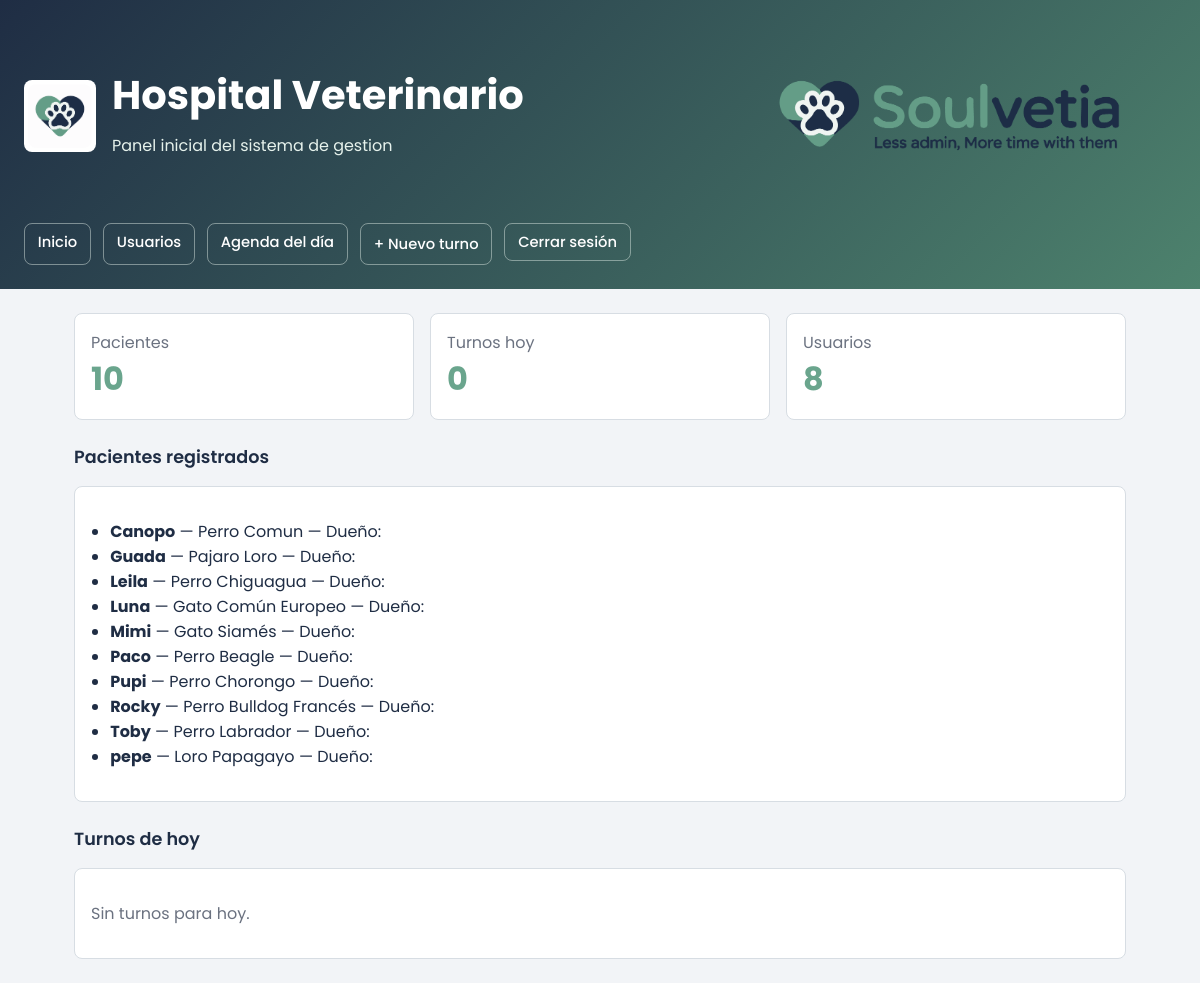
The page / (signed in) on the database its author committed.
### tables this page shows
CREATE TABLE paciente (
            id          INTEGER NOT NULL PRIMARY KEY AUTOINCREMENT,
            cliente_id  INTEGER NOT NULL,
            nombre      TEXT    NOT NULL,
            especie     TEXT    NOT NULL,
            raza        TEXT,
            sexo        TEXT    NOT NULL DEFAULT 'desconocido'
                                CHECK (sexo IN ('M','F','desconocido')),
            fecha_nacimiento   TEXT,
            peso_kg     REAL,
            color       TEXT,
            castrado    INTEGER NOT NULL DEFAULT 0,
            estado      INTEGER NOT NULL DEFAULT 1,
            FOREIGN KEY (cliente_id) REFERENCES cliente(id)
        );

### app/controllers/main_controller.py (the view)
@main_bp.route("/")
def home():
    summary = service.get_dashboard_summary()
    return render_template("home.html", summary=summary)

### app/services/hospital_service.py (called while the page is built)
    def get_dashboard_summary(self) -> dict:
        pacientes = self.paciente_repository.list_all()
        turnos    = self.turno_repository.get_turnos_hoy()
        return {
            "patients_count":      len(pacientes),
            "appointments_count":  len(turnos),
            "users_count":         len(self.get_users()),
            "patients":            pacientes,
            "appointments":        turnos,
        }

    def get_users(self) -> list[User]:
        return self.user_repository.list_all()

### app/services/paciente_repository.py (called while the page is built)
    def _connect(self) -> sqlite3.Connection:
        conn = sqlite3.connect(self.db_path)
        conn.row_factory = sqlite3.Row
        conn.execute("PRAGMA foreign_keys = ON")
        return conn

    def list_all(self) -> list[Paciente]:
        with self._connect() as conn:
            rows = conn.execute("""
                SELECT p.*, c.nombre || ' ' || c.apellido AS propietario,
                       c.telefono, c.email AS email_cliente
                FROM paciente p
                JOIN cliente c ON c.id = p.cliente_id
                WHERE p.estado = 1
                ORDER BY p.nombre
            """).fetchall()
        return [self._row_to_paciente(r) for r in rows]

    def _row_to_paciente(self, row: sqlite3.Row) -> Paciente:
        return Paciente(
            id=row["id"],
            cliente_id=row["cliente_id"],
            nombre=row["nombre"],
            especie=row["especie"],
            raza=row["raza"] or "",
            sexo=row["sexo"],
            fecha_nacimiento=date.fromisoformat(row["fecha_nacimiento"])
                             if row["fecha_nacimiento"] else date.today(),
            peso_kg=Decimal(str(row["peso_kg"])) if row["peso_kg"] else Decimal("0"),
            color=row["color"] or "",
            castrado=row["castrado"],
            estado=row["estado"],
        )

### app/services/turno_repository.py (called while the page is built)
    def _connect(self) -> sqlite3.Connection:
        conn = sqlite3.connect(self.db_path)
        conn.row_factory = sqlite3.Row
        conn.execute("PRAGMA foreign_keys = ON")
        return conn

### app/services/user_repository.py (called while the page is built)
    def _connect(self) -> sqlite3.Connection:
        conn = sqlite3.connect(self.db_path)
        conn.row_factory = sqlite3.Row
        return conn

    def list_all(self) -> list[User]:
        with self._connect() as conn:
            rows = conn.execute("SELECT * FROM users ORDER BY id").fetchall()
        return [self._row_to_user(row) for row in rows]

### app/templates/home.html
{% extends "base.html" %}
{% block content %}
<div class="grid">
  <div class="card">
    <div class="muted">Pacientes</div>
    <div class="metric">{{ summary.patients_count }}</div>
  </div>
  <div class="card">
    <div class="muted">Turnos hoy</div>
    <div class="metric">{{ summary.appointments_count }}</div>
  </div>
  <div class="card">
    <div class="muted">Usuarios</div>
    <div class="metric">{{ summary.users_count }}</div>
  </div>
</div>
<div class="section-title">Pacientes registrados</div>
<div class="card">
  {% if summary.patients %}
  <ul>
    {% for p in summary.patients %}
      <li>
        <strong>{{ p.nombre }}</strong> —
        {{ p.especie }}{{ ' ' + p.raza if p.raza else '' }} —
        Dueño: {{ p.propietario }}
      </li>
    {% endfor %}
  </ul>
  {% else %}
    <p class="muted">Sin pacientes registrados.</p>
  {% endif %}
</div>
<div class="section-title">Turnos de hoy</div>
<div class="card">
  {% if summary.appointments %}
  <ul>
    {% for t in summary.appointments %}
      <li>
        <strong>{{ t.mascota }}</strong> con {{ t.veterinario }} —
        {{ t.fecha_hora[11:16] }} —
        {{ t.motivo or 'Sin motivo' }}
        <span class="muted">({{ t.estado }})</span>
      </li>
    {% endfor %}
  </ul>
  {% else %}
    <p class="muted">Sin turnos para hoy.</p>
  {% endif %}
</div>
{% endblock %}

### app/templates/base.html (style rules this page uses)
:root { --primary: #6AA58D; --primary-dark: #4d826d; --ink: #1F2D44; --surface: #F2F4F7; --surface-tint: #E6F2EC; --card: #ffffff; --muted: #6B7280; --border: #d7dde3; --danger: #b42318; --danger-bg: #fff1f0; --success-bg: #E6F2EC; --accent: var(--primary); --success: #2d6a4f; --text-muted: var(--muted); --surface-2: #f2f4f7; --text: var(--ink); }
* { box-sizing: border-box; }
body { margin: 0; font-family: "Poppins", Arial, Helvetica, sans-serif; background: var(--surface); color: var(--ink); }
.grid { display: grid; grid-template-columns: repeat(auto-fit, minmax(220px, 1fr)); gap: 1rem; }
.card { background: var(--card); border: 1px solid var(--border); border-radius: 8px; padding: 1rem; }
.metric { font-size: 2rem; font-weight: 700; color: var(--primary); }
.section-title { margin: 1.5rem 0 1rem; font-size: 1.1rem; color: var(--ink); font-weight: 600; }
ul { padding-left: 1.2rem; }
.muted { color: var(--muted); }

### rows shown on the page
paciente: nombre "Canopo", especie "Perro", raza "Comun"
paciente: nombre "Guada", especie "Pajaro", raza "Loro"
paciente: nombre "Leila", especie "Perro", raza "Chiguagua"
paciente: nombre "Luna", especie "Gato", raza "Común Europeo"
paciente: nombre "Mimi", especie "Gato", raza "Siamés"
paciente: nombre "Paco", especie "Perro", raza "Beagle"
paciente: nombre "Pupi", especie "Perro", raza "Chorongo"
paciente: nombre "Rocky", especie "Perro", raza "Bulldog Francés"
paciente: nombre "Toby", especie "Perro", raza "Labrador"
paciente: nombre "pepe", especie "Loro", raza "Papagayo"

### other values the page prints
{{ summary.patients_count }} "10"
{{ summary.appointments_count }} "0"
{{ summary.users_count }} "8"
